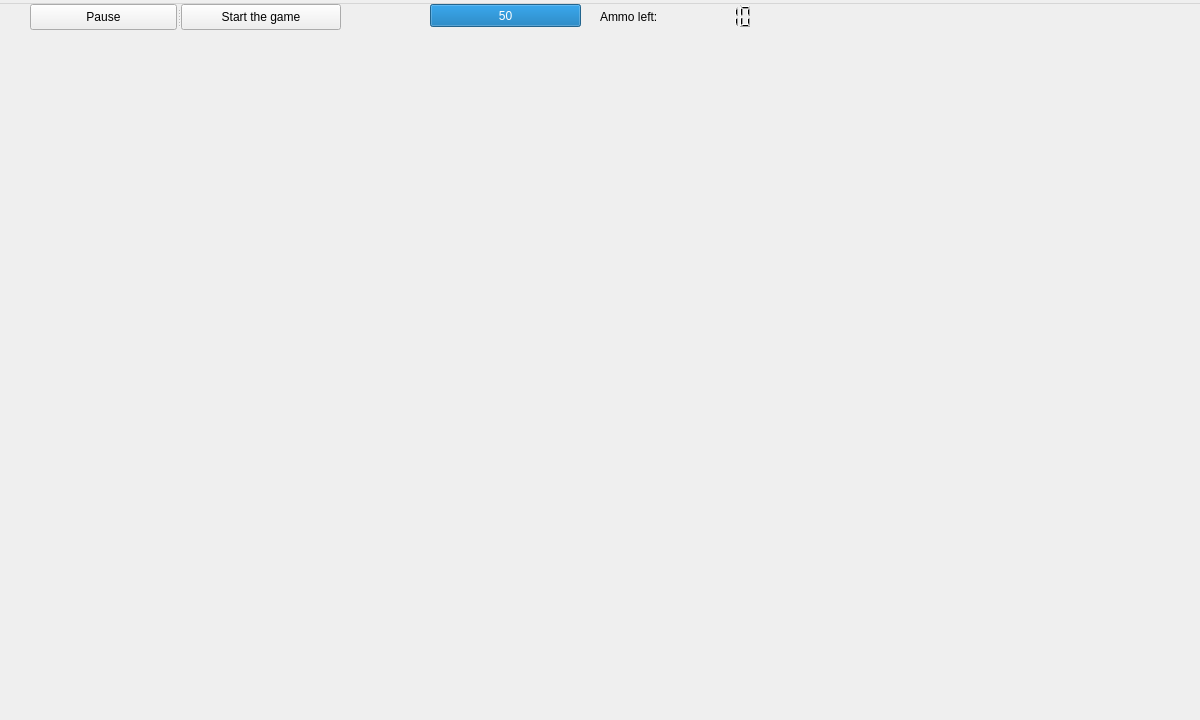
<?xml version="1.0" encoding="UTF-8"?>
<ui version="4.0">
 <class>MainWindow</class>
 <widget class="QMainWindow" name="MainWindow">
  <property name="geometry">
   <rect>
    <x>0</x>
    <y>0</y>
    <width>1200</width>
    <height>720</height>
   </rect>
  </property>
  <property name="sizePolicy">
   <sizepolicy hsizetype="Preferred" vsizetype="Fixed">
    <horstretch>0</horstretch>
    <verstretch>0</verstretch>
   </sizepolicy>
  </property>
  <property name="minimumSize">
   <size>
    <width>1200</width>
    <height>720</height>
   </size>
  </property>
  <property name="maximumSize">
   <size>
    <width>1500</width>
    <height>720</height>
   </size>
  </property>
  <property name="focusPolicy">
   <enum>Qt::StrongFocus</enum>
  </property>
  <property name="windowTitle">
   <string>MainWindow</string>
  </property>
  <widget class="QWidget" name="centralwidget">
   <widget class="QSplitter" name="splitter">
    <property name="geometry">
     <rect>
      <x>30</x>
      <y>0</y>
      <width>311</width>
      <height>26</height>
     </rect>
    </property>
    <property name="orientation">
     <enum>Qt::Horizontal</enum>
    </property>
    <widget class="QPushButton" name="PauseBtn">
     <property name="text">
      <string>Pause</string>
     </property>
    </widget>
    <widget class="QPushButton" name="StartBtn">
     <property name="text">
      <string>Start the game</string>
     </property>
     <property name="checkable">
      <bool>true</bool>
     </property>
    </widget>
   </widget>
   <widget class="QProgressBar" name="healthBar">
    <property name="enabled">
     <bool>true</bool>
    </property>
    <property name="geometry">
     <rect>
      <x>430</x>
      <y>0</y>
      <width>151</width>
      <height>23</height>
     </rect>
    </property>
    <property name="sizePolicy">
     <sizepolicy hsizetype="Fixed" vsizetype="Fixed">
      <horstretch>0</horstretch>
      <verstretch>0</verstretch>
     </sizepolicy>
    </property>
    <property name="autoFillBackground">
     <bool>false</bool>
    </property>
    <property name="maximum">
     <number>50</number>
    </property>
    <property name="value">
     <number>50</number>
    </property>
    <property name="invertedAppearance">
     <bool>false</bool>
    </property>
    <property name="format">
     <string>%v</string>
    </property>
   </widget>
   <widget class="QWidget" name="horizontalLayoutWidget">
    <property name="geometry">
     <rect>
      <x>600</x>
      <y>0</y>
      <width>160</width>
      <height>25</height>
     </rect>
    </property>
    <layout class="QHBoxLayout" name="horizontalLayout">
     <item>
      <widget class="QLabel" name="_bullet">
       <property name="text">
        <string>Ammo left:</string>
       </property>
      </widget>
     </item>
     <item>
      <widget class="QLCDNumber" name="Bullet_amount">
       <property name="autoFillBackground">
        <bool>true</bool>
       </property>
       <property name="frameShape">
        <enum>QFrame::NoFrame</enum>
       </property>
       <property name="value" stdset="0">
        <double>10.000000000000000</double>
       </property>
      </widget>
     </item>
    </layout>
   </widget>
  </widget>
  <widget class="QMenuBar" name="menubar">
   <property name="geometry">
    <rect>
     <x>0</x>
     <y>0</y>
     <width>1200</width>
     <height>20</height>
    </rect>
   </property>
   <widget class="QMenu" name="menuGame">
    <property name="title">
     <string/>
    </property>
   </widget>
   <addaction name="menuGame"/>
  </widget>
 </widget>
 <resources/>
 <connections/>
</ui>
